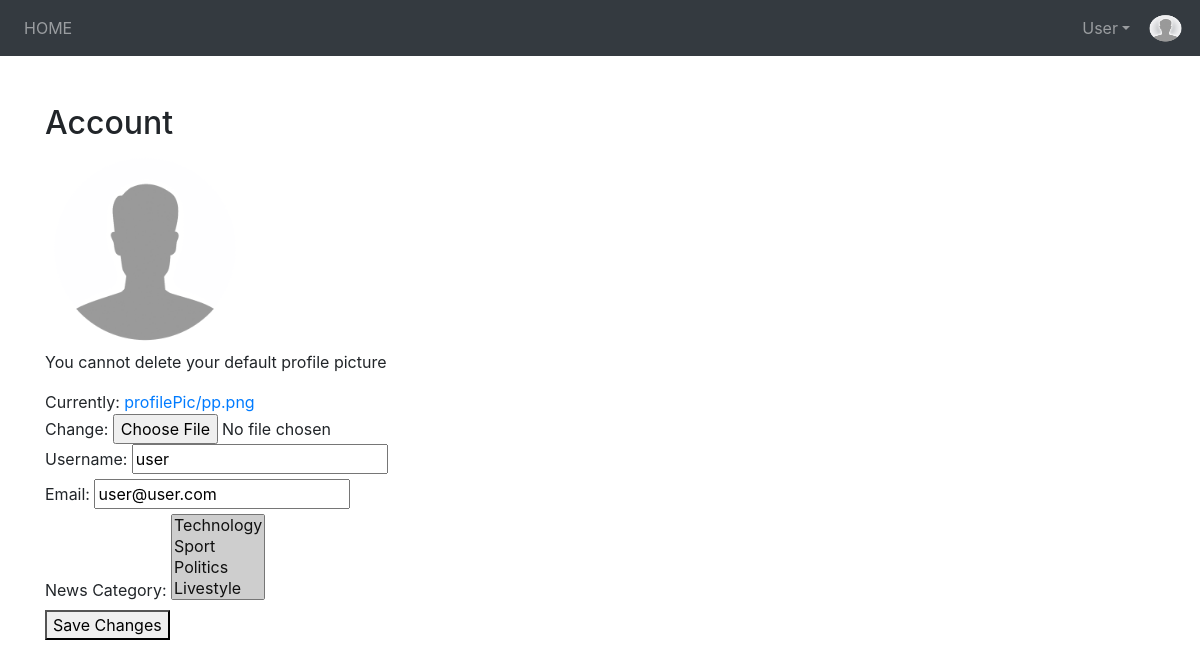
Page /account/update (signed in) on the earlier database version.
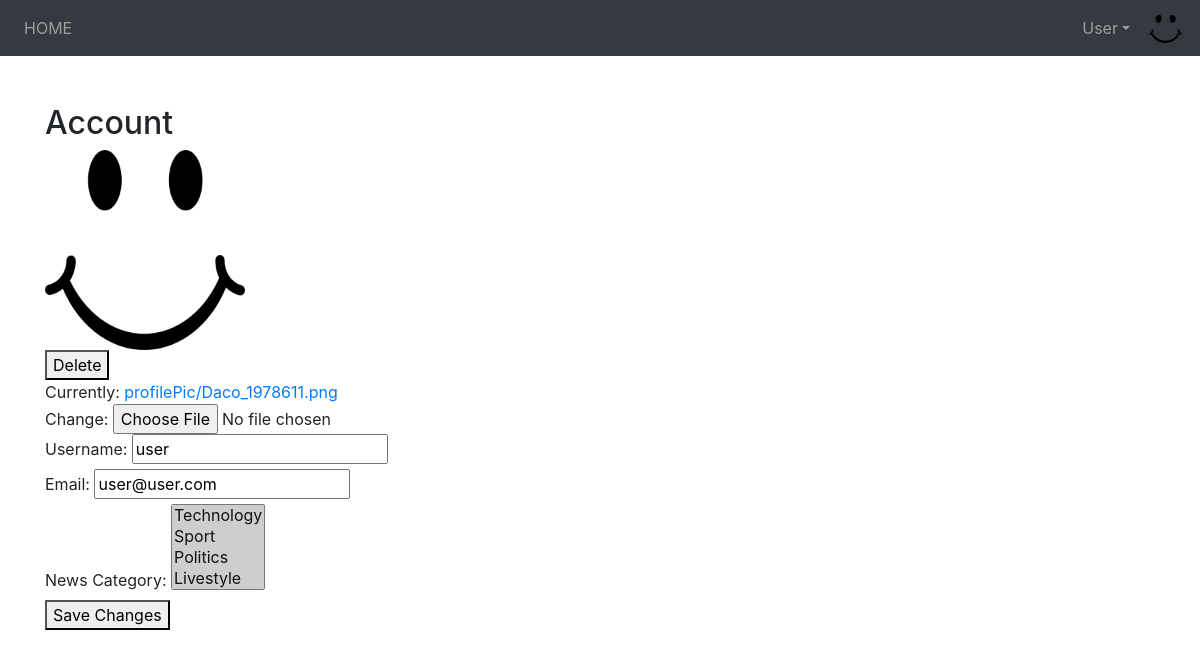
Same page on the later database version.
### account/models.py (models this page shows, shortened)
class Account(AbstractBaseUser):
    username = models.CharField(verbose_name='username', max_length=20, unique=True)
    email = models.EmailField(verbose_name='email', max_length=60, unique=True)
    dob = models.DateField(verbose_name='date of birth', null=True)
    favourite = models.ManyToManyField(Category, blank=True )
    likes = models.ManyToManyField(News, related_name="users",blank=True)
    profile_picture = models.ImageField(upload_to ='profilePic/', default = 'profilePic/pp.png')
    date_joined = models.DateTimeField(verbose_name='date joined', auto_now_add=True)
    last_login = models.DateTimeField(verbose_name='last login', auto_now_add=True)
    is_admin = models.BooleanField(default=False)
    is_active = models.BooleanField(default=True)
    is_staff = models.BooleanField(default=False)
    is_superuser = models.BooleanField(default=False)
    USERNAME_FIELD = 'username'
    REQUIRED_FIELDS = ['email']
    objects = MyAccountManager()

### account/views.py (the view)
# urls.py: path('update', account_view, name='account'),
@csrf_exempt
def account_view(request):
    context = {}
    if not request.user.is_authenticated:
        return redirect('login')
    else:
        categories = request.user.favourite.all()
        if request.POST:
            form = AccountUpdateForm(request.POST, request.FILES, request.FILES, instance = request.user)
            if form.is_valid():
                form.save()
                return redirect('account')
        else:
            form = AccountUpdateForm(
                initial = {
                    'username' : request.user.username,
                    'email' : request.user.email,
                    'dob' : request.user.dob,
                    'favourite' : request.user.favourite.all(),
                    'profile_picture' : request.user.profile_picture
                }
            )
        context['account_form'] = form
    return render(request, 'account/account.html', context)

### account/forms.py (shortened to what this page needs)
class AccountUpdateForm(forms.ModelForm):
    class Meta:
        model = Account
        fields = ('username', 'email', 'favourite', 'profile_picture')

### news/models.py (called while the page is built)
    def __str__(self):
        full_path = [self.name]
        k = self.parent
        while k is not None:
            full_path.append(k.name)
            k = k.parent
        return ' -> '.join(full_path[::-1])

### account/templates/account/account.html (shortened to what this page needs)
{% extends 'news/base.html' %}
{% block content %}
<h2>Account</h2>
<form method="POST" enctype="multipart/form-data">
<div class="fieldWrapper">
    <div class="profile-picture">
        <img height="200px" width="200px" src="{{ request.user.profile_picture.url }}" alt="Avathar"/>
    </div>
    <div class="delete_profile_button">
        {% if request.user.profile_picture.url == "/media/profilePic/pp.png" %}
            <p>You cannot delete your default profile picture</p>
        {% else %}
            <button type="button" id="delete-button" data-id={{request.user.id}}>Delete</button>
        {% endif %}
    </div>
</div>
<div class="fieldWrapper">
    {{account_form.profile_picture}}
</div>
<div class="fieldWrapper">
    <label for="{{account_form.username.id_for_label}}">Username:</label>
    {{account_form.username}}
</div>
<div class="fieldWrapper">
    <label for="{{account_form.email.id_for_label}}">Email:</label>
    {{account_form.email}}
</div>
<div class="fieldWrapper">
    <label for="{{account_form.favourite.id_for_label}}">News Category:</label>
    {{account_form.favourite}}
</div>
<button id="sub_button" type="submit">Save Changes</button>
</form>
{% endblock %}

### news/templates/news/base.html (shortened to what this page needs)
<!doctype html>
{% load static %}
<html lang="en">
<head>
  <link rel="stylesheet" href="https://maxcdn.bootstrapcdn.com/bootstrap/4.0.0/css/bootstrap.min.css"
>
  <link rel="stylesheet" type="text/css" href="//netdna.bootstrapcdn.com/font-awesome/4.1.0/css/font-awesome.min.css">
  <link rel="stylesheet" href="{% static 'front/post.css' %}">
  <link rel="stylesheet" href="{% static 'front/login.css' %}">
</head>
<body>
  {% include 'news/navbar.html' %}
    <div class='container'>
    {% block content %}
    {% endblock %}
  </div>
</body>
</html>

### news/templates/news/navbar.html (shortened to what this page needs)
 <nav class="navbar navbar-expand-lg navbar-dark navvv bg-dark mb-5">
    <div class="collapse navbar-collapse text-center" id="navbarTogglerDemo01">
      <ul class="navbar-nav mr-auto">
        <li class="nav-item">
          <a class="nav-link text-center" href="{% url 'news_home' %}">HOME</a>
      </li>
      </ul>
      {% if request.user.is_authenticated %}
      <table class="navbar-nav">
        <tr>
          <td class="nav-item dropdown">
            <a class="nav-link p-0 pr-3 nav-link dropdown-toggle" data-toggle="dropdown" href="#">{{user.username  | capfirst}}</a>
          </td>
          <td>
            <img id="nav_profile_pic"src="{{user.profile_picture.url}}" alt="avatar image" height="29" width="35" style="border-radius: 100%;">
            </div>
      {% else %}
      <div class="navbar-nav">
        <a class="nav-link" href="{% url 'register'  %}">Register</a>
        <a class="nav-link" href="{% url 'login'  %}">Login</a>
      </div>
      {%endif%}
  </nav>

Differences in the rows shown:
changed Account "User": profile_picture: a different picture; user.profile_picture: a different picture
Other differences:
text no longer shown: "Currently: profilePic/pp.png Change: You cannot delete your default profile picture"
text now shown: "Delete Currently: profilePic/Daco_1978611.png Change:"
